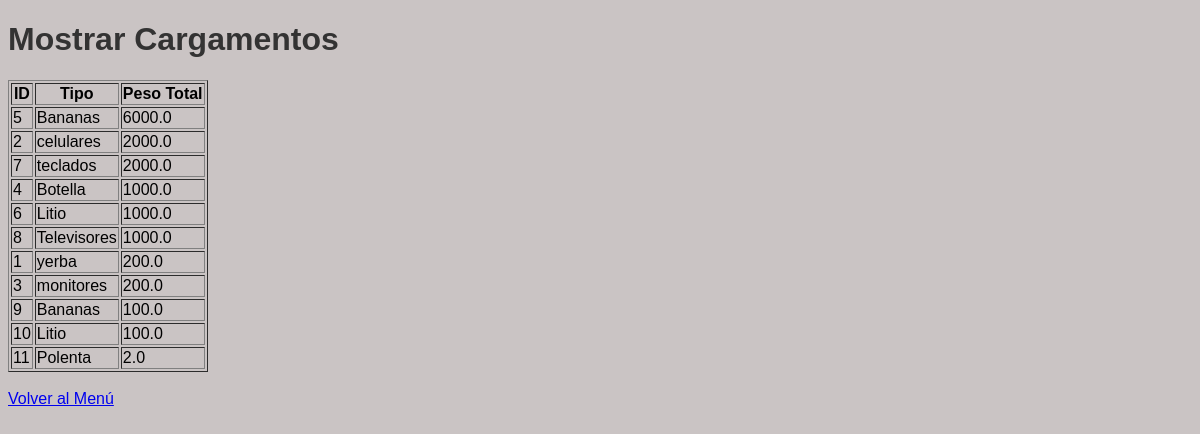
The app's page /mostrar_cargamentos with its own data.
### tables this page shows
CREATE TABLE CARGAMENTO (
      id INTEGER PRIMARY KEY AUTOINCREMENT,
      tipoCargamento VARCHAR(45),
      pesoTotal DOUBLE
      );

### main.py (the view)
@app.route('/mostrar_cargamentos')
def mostrar_cargamentos():
  cargamento = Cargamento("mi_basede_datos.db")
  cargamentos = cargamento.MostrarCargamento()
  return render_template('mostrar_cargamento.html', cargamentos=cargamentos)

### Cargamento.py (called while the page is built)
  def IniciarBD(self):
    self.conexion = Conexion(self.nombreBD)
    self.cursor = self.conexion.cursor

  def MostrarCargamento(self):
    self.cursor.execute("SELECT * FROM CARGAMENTO ORDER BY pesoTotal DESC")
    cargamento = self.cursor.fetchall()
    return cargamento

### Conexion.py (called while the page is built)
    def IniciarBD(self):
        self.conexion = sqlite3.connect(self.nombreBD)
        self.cursor = self.conexion.cursor()

### templates/mostrar_cargamento.html (shortened to what this page needs)
<!DOCTYPE html>
<html>
<head>
    <link rel="stylesheet" href="{{ url_for('static', filename='styles.css') }}">
</head>
<body>
    <h1>Mostrar Cargamentos</h1>
    <table border="1">
        <tr>
            <th>ID</th>
            <th>Tipo</th>
            <th>Peso Total</th>
        </tr>
        {% for cargamento in cargamentos %}
            <tr>
                <td>{{ cargamento[0] }}</td>
                <td>{{ cargamento[1] }}</td>
                <td>{{ cargamento[2] }}</td>
            </tr>
        {% endfor %}
    </table>
    <br>
    <a href="#" onclick="navegar('{{ url_for('menu') }}', 'Volver al Menú')">Volver al Menú</a>
</body>
</html>

### static/styles.css (style rules this page uses)
body { font-family: Arial, sans-serif; background-color: #cac4c4; height:10000; }
h1 { color: #333; }

### records on screen
CARGAMENTO: id "5", tipoCargamento "Bananas", pesoTotal "6000.0"
CARGAMENTO: id "2", tipoCargamento "celulares", pesoTotal "2000.0"
CARGAMENTO: id "7", tipoCargamento "teclados", pesoTotal "2000.0"
CARGAMENTO: id "4", tipoCargamento "Botella", pesoTotal "1000.0"
CARGAMENTO: id "6", tipoCargamento "Litio", pesoTotal "1000.0"
CARGAMENTO: id "8", tipoCargamento "Televisores", pesoTotal "1000.0"
CARGAMENTO: id "1", tipoCargamento "yerba", pesoTotal "200.0"
CARGAMENTO: id "3", tipoCargamento "monitores", pesoTotal "200.0"
CARGAMENTO: id "9", tipoCargamento "Bananas", pesoTotal "100.0"
CARGAMENTO: id "10", tipoCargamento "Litio", pesoTotal "100.0"
CARGAMENTO: id "11", tipoCargamento "Polenta", pesoTotal "2.0"
